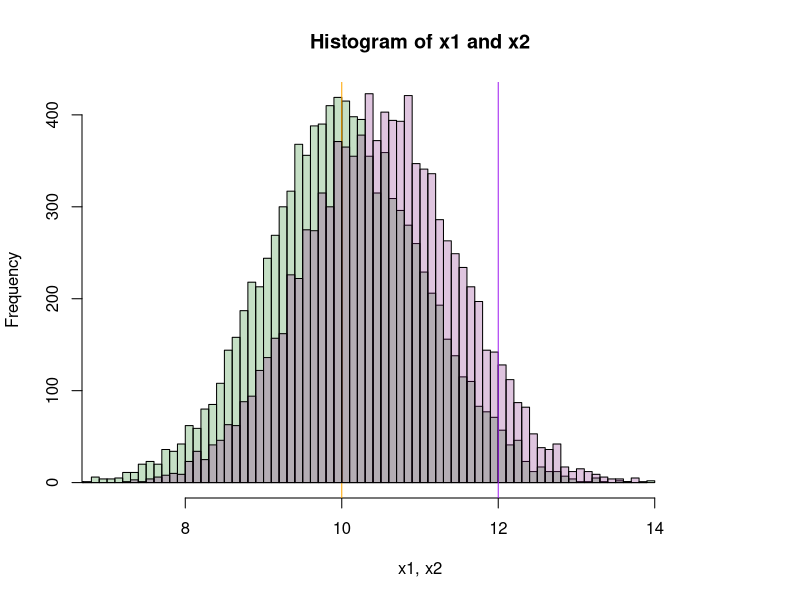

Generate this figure with R:
library(nortest)
#Generating two samples of data
#100 points of data each
#Same standard deviation
#Different values of mean (of sampling distribution)
x<-read.csv(file = "x1x2.csv")
x1<-x[,2]
x2<-x[,3]

#Setting the global value of significance 
alpha = 0.1

#Histograms
hist(x1, col = rgb(0.1,0.5,0.1,0.25), 
     xlim = c(7,15),
     breaks = 100, 
     main = "Histogram of x1 and x2", 
     xlab = "x1, x2")

abline(v=10, col = "orange")

hist(x2, col = rgb(0.5,0.1,0.5,0.25), 
     xlim = c(7,15),breaks = 100, 
     add = T)

abline(v=12, col = "purple")

#Running normality tests (just to be sure)
ad1<-ad.test(x1)
ad2<-ad.test(x2)

#F-test to compare two or more variances
v1<-var.test(x1,x2)

if(ad1$p.value >=alpha & ad2$p.value>=alpha){
  if(v1$p.value>=alpha){
    #Running a 2-sample t-test
    for (i in c(-2,-1,0,1,2)){
      temp<-t.test(x=x1,y=x2,paired = FALSE,var.equal = TRUE,alternative = "two.sided",conf.level = 1-alpha, mu = i )
      cat("Difference= ",i,"; p-value:",temp$p.value,"\n")  
    }
    
  }
}
